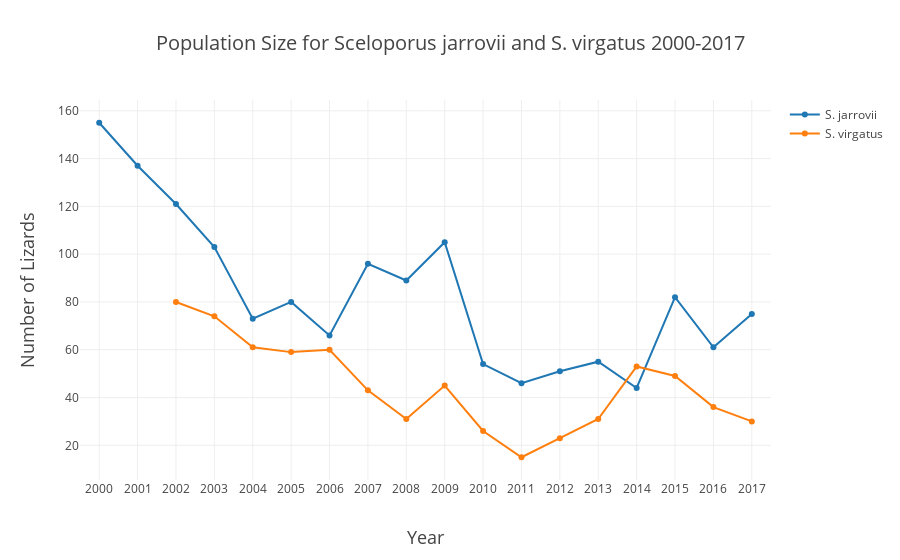

The code cell stored with this chart in its notebook:
### Code cell
Sjarrovii = go.Scatter(x = populationSize.loc[populationSize.species=='j'].year
           , y = populationSize.loc[populationSize.species=='j'].liznumber
          ,name = 'S. jarrovii')
Svirgatus = go.Scatter(x = populationSize.loc[populationSize.species=='v'].year
           , y = populationSize.loc[populationSize.species=='v'].liznumber
          ,name = 'S. virgatus')
data = [Sjarrovii, Svirgatus]
layout = go.Layout(
    title = 'Population Size for Sceloporus jarrovii and S. virgatus 2000-2017',
    titlefont = dict(
        size = 20),
    xaxis = dict(
        dtick = 1,
        title = 'Year',
        titlefont = dict(
            size = 18),
        range = [1999.5,2017.5]),
    yaxis = dict(
        title = 'Number of Lizards',
        titlefont = dict(
            size = 18))
)
fig = go.Figure(
        data = data,
        layout = layout)
iplot(fig, filename = 'Population Size for Sceloporus jarrovii and S. virgatus 2000-2017.html')

### Figure 1 — Plotly figure (JSON) as saved in the notebook; plotly's stock layout.template omitted (floating-point values rounded to 4 significant figures)
{"data": [{"name": "S. jarrovii", "type": "scatter", "uid": "73b3286a-1ccc-47e0-8370-1882b5cb30b9", "x": [2000, 2001, 2002, 2003, 2004, 2005, 2006, 2007, 2008, 2009, 2010, 2011, 2012, 2013, 2014, 2015, 2016, 2017], "y": [155, 137, 121, 103, 73, 80, 66, 96, 89, 105, 54, 46, 51, 55, 44, 82, 61, 75]}, {"name": "S. virgatus", "type": "scatter", "uid": "ae541db7-b010-4dc6-ae7b-fedf9e51715b", "x": [2002, 2003, 2004, 2005, 2006, 2007, 2008, 2009, 2010, 2011, 2012, 2013, 2014, 2015, 2016, 2017], "y": [80, 74, 61, 59, 60, 43, 31, 45, 26, 15, 23, 31, 53, 49, 36, 30]}], "layout": {"title": {"font": {"size": 20}, "text": "Population Size for Sceloporus jarrovii and S. virgatus 2000-2017"}, "xaxis": {"dtick": 1, "range": [2000.0, 2018.0], "title": {"font": {"size": 18}, "text": "Year"}}, "yaxis": {"title": {"font": {"size": 18}, "text": "Number of Lizards"}}}}
